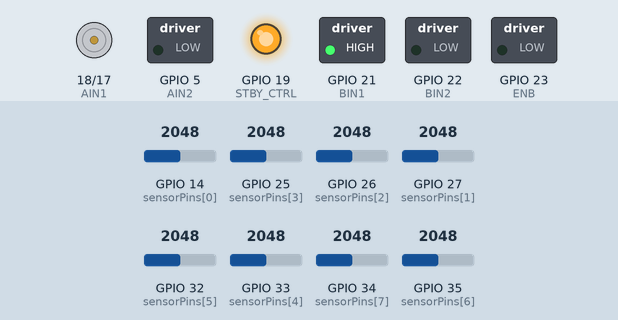
A sketch run on a simulated ESP32. Shown: direction and speed pins drawn as motors (green arrow = direction pin HIGH = forward, orange = LOW = backward, longer = more drive, stopped while the standby pin is LOW), switched loads named in the sketch (green lamp = pin HIGH), output pins drawn as LEDs (lit = HIGH). The inputs (shaded band) are chosen by the test bench; at power-on: GPIO 14 (sensorPins[0]) = 2048, GPIO 25 (sensorPins[3]) = 2048, GPIO 26 (sensorPins[2]) = 2048, GPIO 33 (sensorPins[4]) = 2048, GPIO 27 (sensorPins[1]) = 2048, GPIO 32 (sensorPins[5]) = 2048, GPIO 34 (sensorPins[7]) = 2048, GPIO 35 (sensorPins[6]) = 2048. What the sketch prints to the serial monitor is not drawn.

Above: at 1.2 s.
1.3 s: GPIO 14 (sensorPins[0]) set to 3463
2.8 s: GPIO 14 (sensorPins[0]) set to 3535
At 3.5 s:
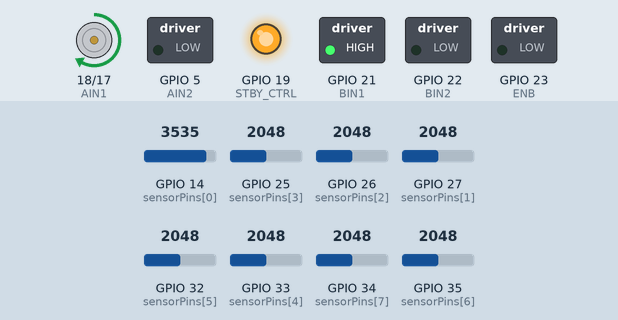
4.3 s: GPIO 25 (sensorPins[3]) set to 3540
At 4.6 s:
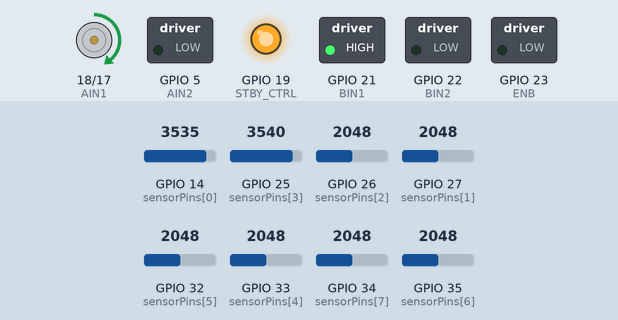
7.3 s: GPIO 26 (sensorPins[2]) set to 3540
At 8.0 s:
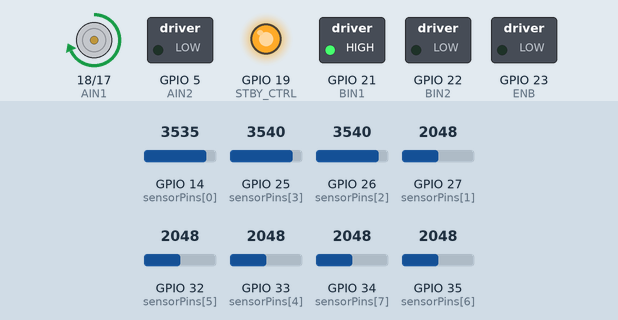
8.8 s: GPIO 33 (sensorPins[4]) set to 3540
At 9.2 s:
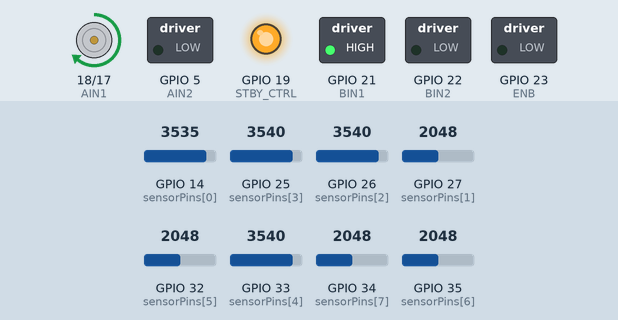
10.3 s: GPIO 27 (sensorPins[1]) set to 3540
At 11.5 s:
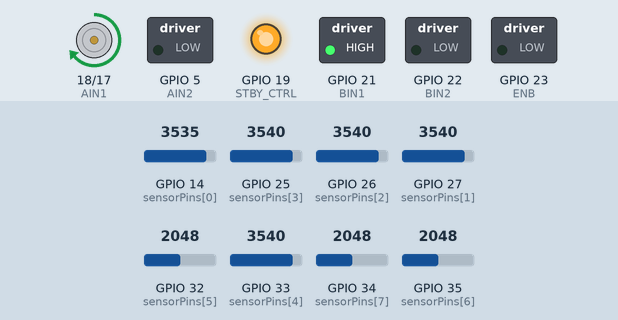
Timing chart, 0 to 12.8 s (numbered marks = the images above; inputs shaded):
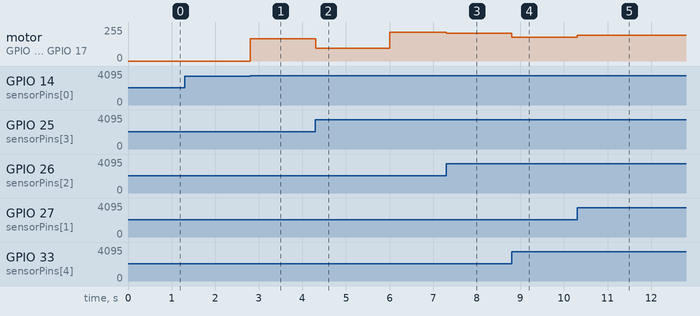

Measured:
- the behaviour switches between 3500 and 3501 on GPIO 14 (sensorPins[0]) (found by bisection; images 0 and 1)
- after the input at 2.8 s, motor on GPIO 18 (AIN1) / GPIO 17 (ENA): stopped → forward 168/255 at once
- after the input at 4.3 s, motor on GPIO 18 (AIN1) / GPIO 17 (ENA): forward 168/255 → forward 96/255 at once, → forward 216/255 1.7 s later
- after the input at 7.3 s, motor on GPIO 18 (AIN1) / GPIO 17 (ENA): forward 216/255 → forward 208/255 at once
- after the input at 8.8 s, motor on GPIO 18 (AIN1) / GPIO 17 (ENA): forward 208/255 → forward 180/255 at once
- after the input at 10.3 s, motor on GPIO 18 (AIN1) / GPIO 17 (ENA): forward 180/255 → forward 192/255 at once

The sketch:

prueba_motores.ino
```cpp
// ========= Sensores =========
const int sensorPins[8] = {14, 27, 26, 25, 33, 32, 35, 34};
int sensorValues[8];

// Ángulos en grados de cada sensor
float sensorAngles[8] = {-5.26, -3.77, -2.26, -0.75, 0.75, 2.26, 3.77, 5.26};

// Umbral de detección (ajústalo según pruebas)
const int UMBRAL = 3500;

// ========= Motores (puente H) =========
const int AIN1 = 18;
const int AIN2 = 5;
const int ENA = 17; // PWM motor A Izquierdo

const int BIN1 = 21;
const int BIN2 = 22;
const int ENB = 23; // PWM motor B Derecho

const int STBY_CTRL = 19; // habilitar driver

// ========= Control =========
float REF = 0.0f;       // Inicia en 0
float Kp  = 32.0f;
const int PWM_MAX = 255;
const int PWM_MIN = 0;

float ultimoAngulo = 0.0f;

// Tiempo inicial
unsigned long tiempoInicio;

// ========= Función: cálculo ángulo =========
float calcularPosicionAngular() {
  long sumaPond = 0;
  long sumaVals = 0;

  for (int i = 0; i < 8; i++) {
    int v = analogRead(sensorPins[i]);
    sensorValues[i] = v;
    if (v > UMBRAL) {
      sumaPond += (long)v * sensorAngles[i];
      sumaVals += v;
    }
  }

  if (sumaVals == 0) {
    return ultimoAngulo;
  }

  float ang = (float)sumaPond / (float)sumaVals;
  ultimoAngulo = ang;
  return ang;
}

// ========= Setup =========
void setup() {
  Serial.begin(115200);

  for (int i = 0; i < 8; i++) pinMode(sensorPins[i], INPUT);

  pinMode(AIN1, OUTPUT); pinMode(AIN2, OUTPUT); pinMode(ENA, OUTPUT);
  pinMode(BIN1, OUTPUT); pinMode(BIN2, OUTPUT); pinMode(ENB, OUTPUT);
  pinMode(STBY_CTRL, OUTPUT);

  digitalWrite(STBY_CTRL, HIGH);
  digitalWrite(AIN1, HIGH); digitalWrite(AIN2, LOW);
  digitalWrite(BIN1, HIGH); digitalWrite(BIN2, LOW);

  tiempoInicio = millis();  // guarda el tiempo de inicio

}

// ========= Loop =========
void loop() {
  // ====== Cambio automático de referencia ======
  if ((millis() - tiempoInicio) > 6000) {
    REF = 3.77f;
  }

  // Leer sensores y calcular ángulo
  float ang = calcularPosicionAngular();

  // Error con respecto a referencia
  float error = REF - ang;

  // Control proporcional
  int pwm = (int)(Kp * abs(error));
  pwm = constrain(pwm, PWM_MIN, PWM_MAX);

  int pwmIzq = 0;
  int pwmDer = 0;

  // ====== Dirección según signo del error ======
  if (error > 0) {
    // Línea hacia la derecha -> gira a la derecha
    pwmIzq = pwm;   // motor izquierdo encendido
    pwmDer = 0;     // motor derecho apagado
  } else if (error < 0) {
    // Línea hacia la izquierda -> gira a la izquierda
    pwmIzq = 0;     // motor izquierdo apagado
    pwmDer = pwm;   // motor derecho encendido
  } else {
    // centrado
    pwmIzq = pwm;
    pwmDer = pwm;
  }

  // Aplicar PWM
  analogWrite(ENA, pwmIzq);
  analogWrite(ENB, pwmDer);

  // ====== Debug serial ======
  Serial.print(millis());
  Serial.print(" | ");
  Serial.print("REF: "); Serial.print(REF, 2);
  Serial.print(" | ANG: "); Serial.print(ang, 2);
  //Serial.print(" | ERR: "); Serial.print(error, 2);
  //Serial.print(" | PWM_I: "); Serial.print(pwmIzq);
  //Serial.print(" | PWM_D: "); Serial.print(pwmDer);
  //Serial.print(" | SENSORES: ");
  //for (int i = 0; i < 8; i++) {
    //Serial.print(sensorValues[i]);
  //  if (i < 7) Serial.print(",");
  //}
  Serial.println();
  //delay(50);
}
```
